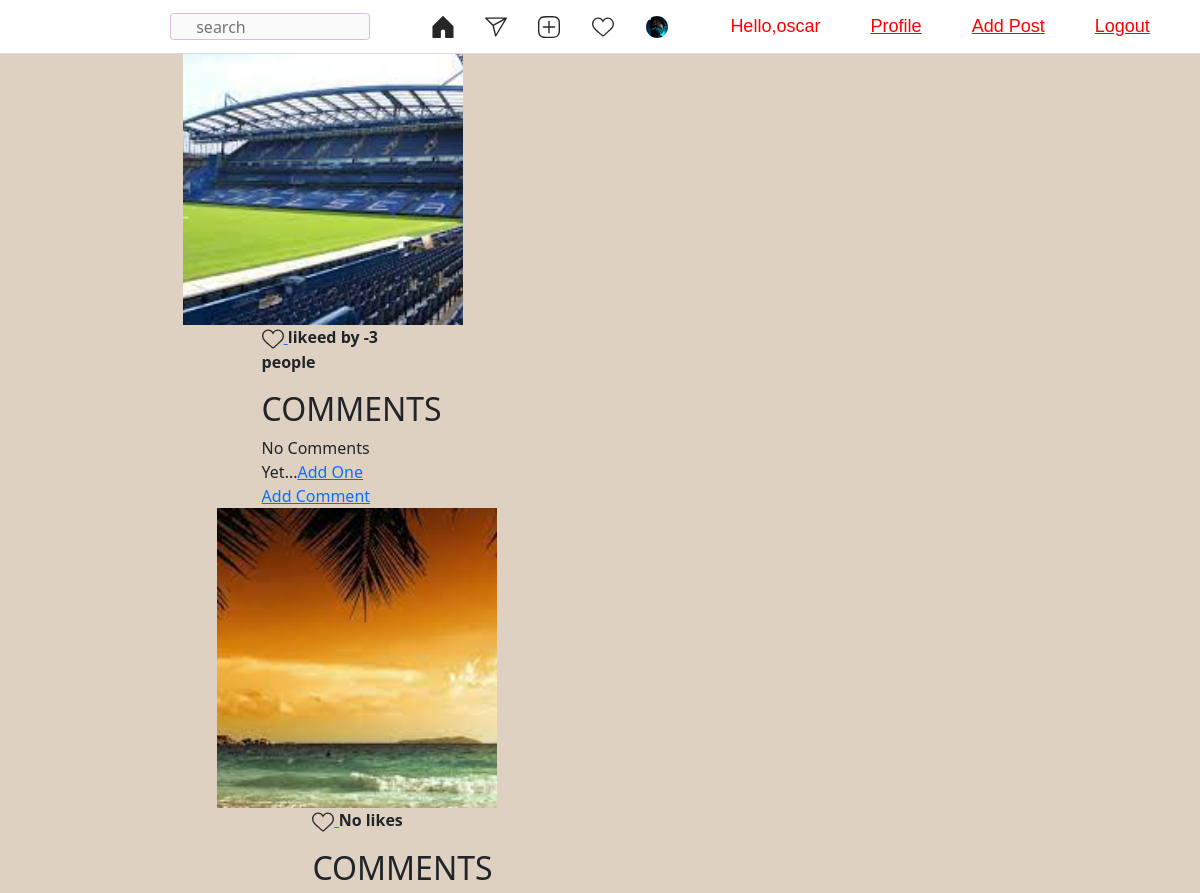
Before: / (signed in, upper part) with the older database file.
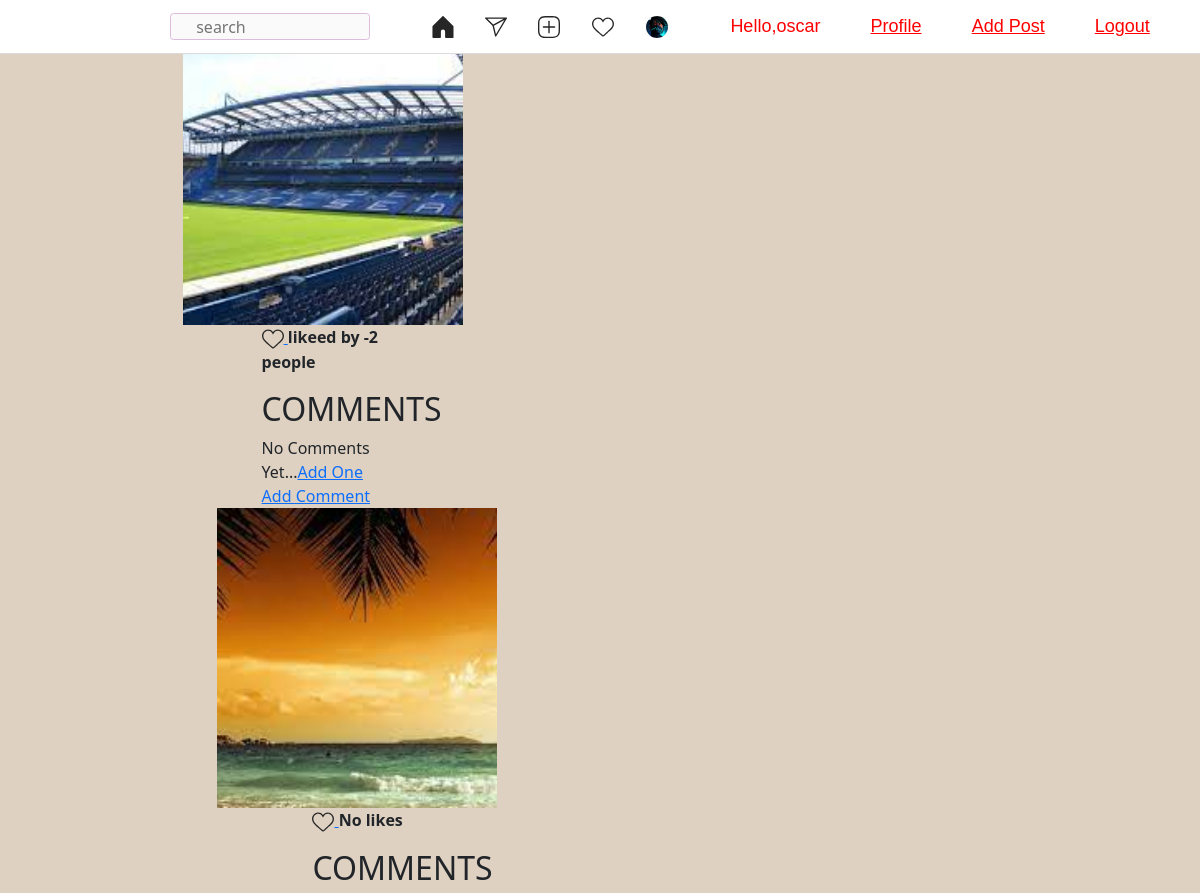
After: the same page with the newer database file.
### gram/models.py (models this page shows, shortened)
class Post(models.Model):
    author = models.ForeignKey('auth.User',on_delete=models.CASCADE)
    image = models.ImageField(blank=True,null=True)
    caption = models.TextField()
    date = models.DateTimeField(default=timezone.now)
    created = models.DateTimeField(auto_now_add=True)
    likes = models.IntegerField(default=0)
    comments = models.IntegerField(default=0)
    class Meta:
      ordering = ['-created']

### gram/views.py (the view)
# urls.py: path('',views.insta,name='instagram'),
@login_required(login_url='login')
def insta(request):
    picture = Profile.objects.all()
    images = Post.objects.all()
    return render(request,'instagram/insta.html',{'images': images,'picture':picture})

### gram/templates/instagram/insta.html (shortened to what this page needs)
{% load static %}
<!DOCTYPE html>
<html lang="en">
<head>
    <link href="https://cdn.jsdelivr.net/npm/bootstrap@5.2.0-beta1/dist/css/bootstrap.min.css"
      rel="stylesheet"
>
    <link rel="stylesheet" href="{% static 'css/insta.css' %}">
</head>
<body>
    <nav class ="nav">
            <div class="logo" style="padding-top: 8px;padding-right: 110px;">
            </div>
            <div class="search">
                <input style="border:1px solid #dbd;background-color:#fafafa;height: 27px;width:12.5rem;border-radius:3.5px;padding-left: 25px;font-family:'Segoe UI', Tahoma, Geneva, Verdana, sans-serif;"
                type="text" placeholder="search">
            </div>
            <div class="icons">
                <div class="home">
                </div>
                <div class="send">
                </div>
                <div class="add">
                </div>
                <div class="heart">
                </div>
                <div class="profile-img">
                   <div> <span style="width:22px;height:22px; border: 1px solid #fafafa;">
                           <img style="width:22px;height:22px;border-radius: 100%;" src="/media/default.jpg" alt="">
                       </span>
                   </div>
            </div>
        </div>
        <span class="hello">Hello,{{request.user}}</span>
        <span><a class="hello" href="{% url 'profile' %}">Profile</a></span>
        <span><a class="hello" href="{% url 'post' %}">Add Post</a></span>
        <span><a class="hello" href="{% url 'logout' %}">Logout</a></span>
    </nav>
    <div class="status-wrapper">
<div class="post">
    <div class="col-md-10">
        <div class="row">
       {% for post in images %}
            <div class="col-md-8">
                <div class="media">
                    <img class="image-thumbnail" src="{{post.image.url}}" alt="">
                <div class="media footer" >
                    <a href="/like-post?post_id={{post.id}}">
                   </a>
                   {% if post.likes == 0 %}
                   <strong>No likes</strong>
                   {% elif post.likes == 1 %}
                <strong>liked by {{post.likes}} person</strong>
                   {% else %}
                <strong>likeed by {{post.likes}} people</strong>
                   {% endif %}
                <h2> COMMENTS</h2>
                {% if not post.comments.all %}
                     No Comments Yet...<a href="#">Add One</a>
                {% endif %}
                <br/>
                <a href="{% url 'add_comment' post.pk %}">Add Comment </a>
                <br/>
                </div>
              </div>
            </div>
        </div>
    </div>
{% endfor %}
</body>
</html>

Changed rows visible on the page:
changed Post (number 1 of 2 on the later page): likes "-3" → "-2"
